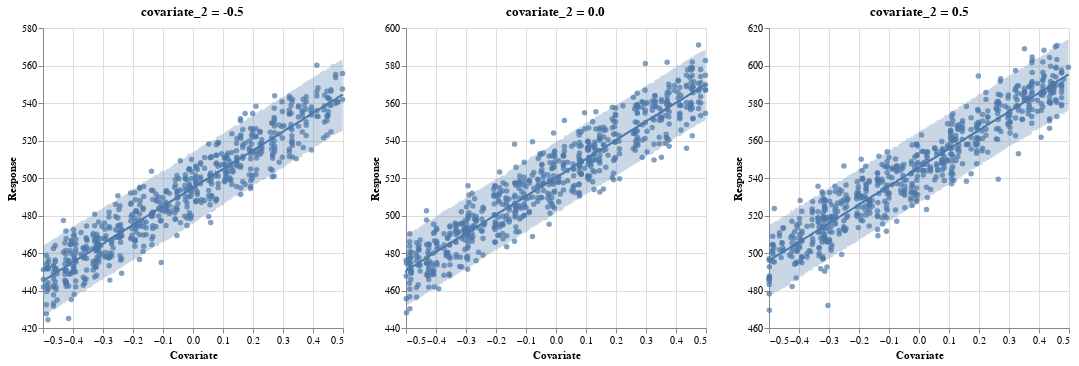

Notebook cell for this chart:
### Markdown cell above
# Posterior predictive checks

### Code cell
rng_key, rng_key_ = random.split(rng_key)
posterior_predictive = Predictive(model, posterior)
plots = []
for cov2, subset in train.groupby("covariate_2"):
    
    posterior_predictions = posterior_predictive(
        rng_key_,
        covariate_1=subset.covariate_1.values,
        covariate_2=cov2,
    )["response"]

    mean_posterior_pred = np.mean(posterior_predictions, axis=0)
    hpdi_posterior_pred = hpdi(posterior_predictions, 0.95)
    

    plots.append(plot_regression(
        subset.covariate_1.values, subset.response.values, mean_posterior_pred, hpdi_posterior_pred
    ).properties(title=f"covariate_2 = {cov2}"))

alt.hconcat(*plots)

### Figure 1 — Vega-Lite specification as saved in the notebook (floating-point values rounded to 4 significant figures; data arrays with more than 128 entries replaced by an {"elided": "..."} marker saying what was removed)
{"config": {"view": {"continuousWidth": 300, "continuousHeight": 300}}, "hconcat": [{"layer": [{"mark": {"type": "circle"}, "encoding": {"x": {"field": "Covariate", "scale": {"zero": false}, "type": "quantitative"}, "y": {"field": "Response", "scale": {"zero": false}, "title": "Response", "type": "quantitative"}}}, {"mark": {"type": "line"}, "encoding": {"x": {"field": "Covariate", "type": "quantitative"}, "y": {"field": "Response (predicted)", "title": "Response", "type": "quantitative"}}}, {"mark": {"type": "area", "opacity": 0.3}, "encoding": {"x": {"field": "Covariate", "type": "quantitative"}, "y": {"field": "Response (5% confidence)", "title": "Response", "type": "quantitative"}, "y2": {"field": "Response (95% confidence)", "title": "Response"}}}], "data": {"name": "data-c262f1b208b5b304b82d822fd33472ce"}, "title": "covariate_2 = -0.5"}, {"layer": [{"mark": {"type": "circle"}, "encoding": {"x": {"field": "Covariate", "scale": {"zero": false}, "type": "quantitative"}, "y": {"field": "Response", "scale": {"zero": false}, "title": "Response", "type": "quantitative"}}}, {"mark": {"type": "line"}, "encoding": {"x": {"field": "Covariate", "type": "quantitative"}, "y": {"field": "Response (predicted)", "title": "Response", "type": "quantitative"}}}, {"mark": {"type": "area", "opacity": 0.3}, "encoding": {"x": {"field": "Covariate", "type": "quantitative"}, "y": {"field": "Response (5% confidence)", "title": "Response", "type": "quantitative"}, "y2": {"field": "Response (95% confidence)", "title": "Response"}}}], "data": {"name": "data-586c66cc0632dea4f97281fdc73d67ad"}, "title": "covariate_2 = 0.0"}, {"layer": [{"mark": {"type": "circle"}, "encoding": {"x": {"field": "Covariate", "scale": {"zero": false}, "type": "quantitative"}, "y": {"field": "Response", "scale": {"zero": false}, "title": "Response", "type": "quantitative"}}}, {"mark": {"type": "line"}, "encoding": {"x": {"field": "Covariate", "type": "quantitative"}, "y": {"field": "Response (predicted)", "title": "Response", "type": "quantitative"}}}, {"mark": {"type": "area", "opacity": 0.3}, "encoding": {"x": {"field": "Covariate", "type": "quantitative"}, "y": {"field": "Response (5% confidence)", "title": "Response", "type": "quantitative"}, "y2": {"field": "Response (95% confidence)", "title": "Response"}}}], "data": {"name": "data-5fac35c5d85ee4ec29a6a9e57cb5165f"}, "title": "covariate_2 = 0.5"}], "$schema": "https://vega.github.io/schema/vega-lite/v5.17.0.json", "datasets": {"data-c262f1b208b5b304b82d822fd33472ce": {"elided": "631 records"}, "data-586c66cc0632dea4f97281fdc73d67ad": {"elided": "678 records"}, "data-5fac35c5d85ee4ec29a6a9e57cb5165f": {"elided": "661 records"}}}
